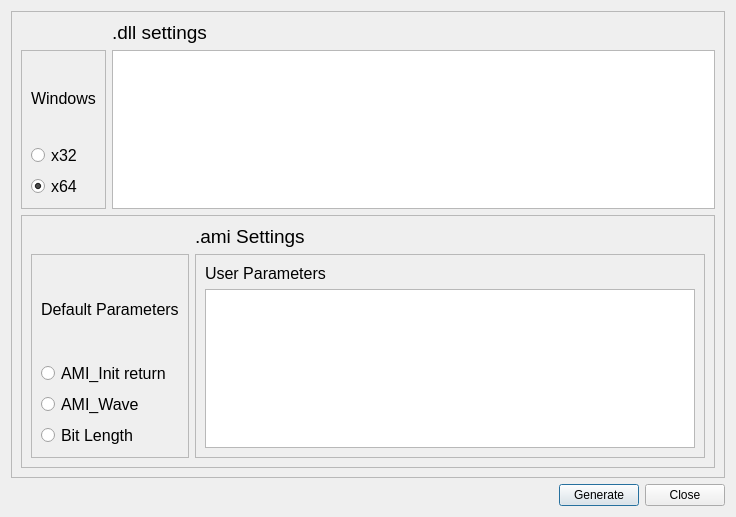
<?xml version="1.0" encoding="UTF-8"?>
<ui version="4.0">
 <class>generateDllDialog</class>
 <widget class="QDialog" name="generateDllDialog">
  <property name="geometry">
   <rect>
    <x>0</x>
    <y>0</y>
    <width>736</width>
    <height>517</height>
   </rect>
  </property>
  <property name="windowTitle">
   <string>Dialog</string>
  </property>
  <layout class="QGridLayout" name="gridLayout">
   <item row="3" column="0">
    <layout class="QHBoxLayout" name="horizontalLayout">
     <item>
      <spacer name="horizontalSpacer">
       <property name="orientation">
        <enum>Qt::Horizontal</enum>
       </property>
       <property name="sizeHint" stdset="0">
        <size>
         <width>40</width>
         <height>20</height>
        </size>
       </property>
      </spacer>
     </item>
     <item>
      <widget class="QPushButton" name="GeneratePushButton">
       <property name="text">
        <string>Generate</string>
       </property>
      </widget>
     </item>
     <item>
      <widget class="QPushButton" name="ClosePushButton">
       <property name="text">
        <string>Close</string>
       </property>
      </widget>
     </item>
    </layout>
   </item>
   <item row="0" column="0">
    <layout class="QVBoxLayout" name="verticalLayout">
     <item>
      <widget class="QFrame" name="frame">
       <property name="frameShape">
        <enum>QFrame::StyledPanel</enum>
       </property>
       <property name="frameShadow">
        <enum>QFrame::Sunken</enum>
       </property>
       <property name="lineWidth">
        <number>4</number>
       </property>
       <layout class="QGridLayout" name="gridLayout_4">
        <item row="0" column="1">
         <widget class="QLabel" name="label">
          <property name="font">
           <font>
            <pointsize>14</pointsize>
           </font>
          </property>
          <property name="text">
           <string>.dll settings</string>
          </property>
         </widget>
        </item>
        <item row="1" column="0">
         <widget class="QFrame" name="frame_3">
          <property name="font">
           <font>
            <pointsize>4</pointsize>
           </font>
          </property>
          <property name="frameShape">
           <enum>QFrame::StyledPanel</enum>
          </property>
          <property name="frameShadow">
           <enum>QFrame::Sunken</enum>
          </property>
          <property name="lineWidth">
           <number>4</number>
          </property>
          <layout class="QGridLayout" name="gridLayout_2">
           <item row="0" column="0">
            <widget class="QLabel" name="label_3">
             <property name="font">
              <font>
               <pointsize>12</pointsize>
              </font>
             </property>
             <property name="text">
              <string>Windows</string>
             </property>
            </widget>
           </item>
           <item row="1" column="0">
            <widget class="QRadioButton" name="radioButton_2">
             <property name="font">
              <font>
               <pointsize>12</pointsize>
              </font>
             </property>
             <property name="text">
              <string>x32</string>
             </property>
            </widget>
           </item>
           <item row="2" column="0">
            <widget class="QRadioButton" name="radioButton">
             <property name="font">
              <font>
               <pointsize>12</pointsize>
              </font>
             </property>
             <property name="text">
              <string>x64</string>
             </property>
             <property name="checked">
              <bool>true</bool>
             </property>
            </widget>
           </item>
          </layout>
         </widget>
        </item>
        <item row="1" column="1">
         <widget class="QTextBrowser" name="compileTextBrowser"/>
        </item>
        <item row="2" column="0" colspan="2">
         <widget class="QFrame" name="frame_2">
          <property name="frameShape">
           <enum>QFrame::StyledPanel</enum>
          </property>
          <property name="frameShadow">
           <enum>QFrame::Sunken</enum>
          </property>
          <property name="lineWidth">
           <number>4</number>
          </property>
          <layout class="QGridLayout" name="gridLayout_3">
           <item row="0" column="1">
            <widget class="QLabel" name="label_2">
             <property name="font">
              <font>
               <pointsize>14</pointsize>
              </font>
             </property>
             <property name="text">
              <string>.ami Settings</string>
             </property>
            </widget>
           </item>
           <item row="1" column="0">
            <widget class="QFrame" name="frame_5">
             <property name="font">
              <font>
               <pointsize>4</pointsize>
              </font>
             </property>
             <property name="frameShape">
              <enum>QFrame::StyledPanel</enum>
             </property>
             <property name="frameShadow">
              <enum>QFrame::Sunken</enum>
             </property>
             <property name="lineWidth">
              <number>4</number>
             </property>
             <layout class="QGridLayout" name="gridLayout_5">
              <item row="0" column="0">
               <widget class="QLabel" name="label_7">
                <property name="font">
                 <font>
                  <pointsize>12</pointsize>
                 </font>
                </property>
                <property name="text">
                 <string>Default Parameters</string>
                </property>
               </widget>
              </item>
              <item row="1" column="0">
               <widget class="QRadioButton" name="radioButton_10">
                <property name="font">
                 <font>
                  <pointsize>12</pointsize>
                 </font>
                </property>
                <property name="text">
                 <string>AMI_Init return</string>
                </property>
               </widget>
              </item>
              <item row="2" column="0">
               <widget class="QRadioButton" name="radioButton_9">
                <property name="font">
                 <font>
                  <pointsize>12</pointsize>
                 </font>
                </property>
                <property name="text">
                 <string>AMI_Wave </string>
                </property>
               </widget>
              </item>
              <item row="3" column="0">
               <widget class="QRadioButton" name="radioButton_13">
                <property name="font">
                 <font>
                  <pointsize>12</pointsize>
                 </font>
                </property>
                <property name="text">
                 <string>Bit Length</string>
                </property>
               </widget>
              </item>
             </layout>
            </widget>
           </item>
           <item row="1" column="1">
            <widget class="QFrame" name="frame_6">
             <property name="font">
              <font>
               <pointsize>4</pointsize>
              </font>
             </property>
             <property name="frameShape">
              <enum>QFrame::StyledPanel</enum>
             </property>
             <property name="frameShadow">
              <enum>QFrame::Sunken</enum>
             </property>
             <property name="lineWidth">
              <number>4</number>
             </property>
             <layout class="QGridLayout" name="gridLayout_6">
              <item row="0" column="0">
               <widget class="QLabel" name="label_9">
                <property name="font">
                 <font>
                  <pointsize>12</pointsize>
                 </font>
                </property>
                <property name="text">
                 <string>User Parameters</string>
                </property>
               </widget>
              </item>
              <item row="1" column="0">
               <widget class="QTextBrowser" name="usrParaTextBrowser"/>
              </item>
             </layout>
            </widget>
           </item>
          </layout>
         </widget>
        </item>
       </layout>
      </widget>
     </item>
    </layout>
   </item>
  </layout>
 </widget>
 <resources/>
 <connections/>
</ui>
